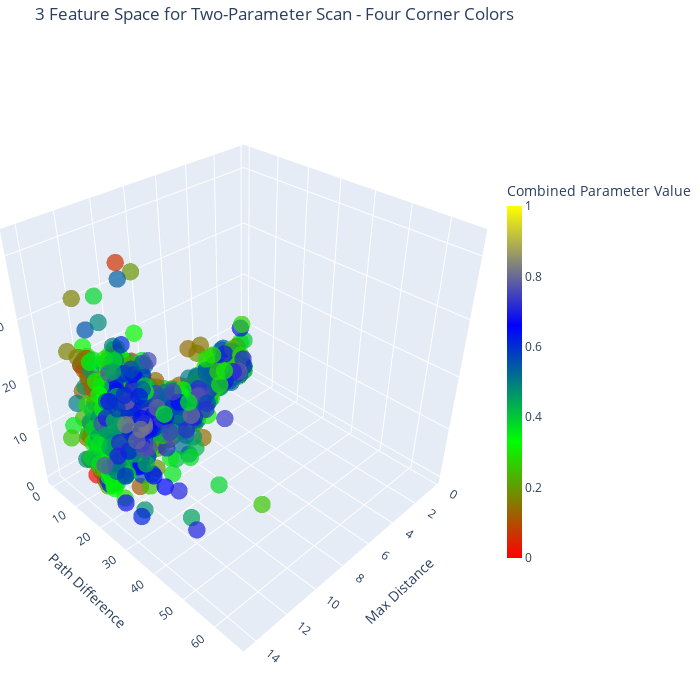

Source (notebook cell):
### Markdown cell above
# Plotly Version

### Code cell
import plotly.graph_objects as go
import plotly.express as px
import numpy as np

# Convert your matplotlib colormap to Plotly
def create_plotly_colorscale(cmap_name='spring', n_colors=256):
    """Convert matplotlib colormap to Plotly colorscale"""
    cmap = plt.get_cmap(cmap_name)
    colorscale = []
    for i in range(n_colors):
        ratio = i / (n_colors - 1)
        rgb = cmap(ratio)
        colorscale.append([ratio, f'rgb({rgb[0]*255:.0f}, {rgb[1]*255:.0f}, {rgb[2]*255:.0f})'])
    return colorscale

# Create custom four-corner colorscale for Plotly
def create_four_corner_colorscale():
    """Create the same four-corner colorscale in Plotly"""
    return [
        [0.0, 'rgb(255, 0, 0)'],    # Red
        [0.33, 'rgb(0, 255, 0)'],   # Green
        [0.66, 'rgb(0, 0, 255)'],   # Blue
        [1.0, 'rgb(255, 255, 0)']   # Yellow
    ]

# Create the interactive Plotly figure
fig = go.Figure(data=[go.Scatter3d(
    x=measures_array[mask, 0],      # Max Distance
    y=measures_array[mask, 1],      # Path Difference
    z=measures_array[mask, 2],      # Shape Difference
    mode='markers',
    marker=dict(
        size=6,
        color=color_values,      # Combined Parameter Value
        colorscale=create_four_corner_colorscale(),  # Your custom colormap
        opacity=0.7,
        colorbar=dict(
            title='Combined Parameter Value',
            thickness=15,
            len=0.6
        )
    ),
    hovertemplate=(
        "<b>Max Distance:</b> %{x:.3f}<br>" +
        "<b>Path Difference:</b> %{y:.3f}<br>" +
        "<b>Shape Difference:</b> %{z:.3f}<br>" +
        "<b>Param Value:</b> %{marker.color:.3f}<br>" +
        "<extra></extra>"
    )
)])

# Update layout for better appearance
fig.update_layout(
    title='3 Feature Space for Two-Parameter Scan - Four Corner Colors',
    scene=dict(
        xaxis_title='Max Distance',
        yaxis_title='Path Difference',
        zaxis_title='Shape Difference',
        camera=dict(
            eye=dict(x=1.5, y=1.5, z=1.5)  # Initial camera position
        )
    ),
    width=700,
    height=700,
    margin=dict(l=0, r=0, b=0, t=40)
)

fig.show()

### Figure 1 — Plotly figure (JSON) as saved in the notebook; plotly's stock layout.template omitted (floating-point values rounded to 4 significant figures; data arrays with more than 128 entries replaced by an {"elided": "..."} marker saying what was removed)
{"data": [{"hovertemplate": "<b>Max Distance:</b> %{x:.3f}<br><b>Path Difference:</b> %{y:.3f}<br><b>Shape Difference:</b> %{z:.3f}<br><b>Param Value:</b> %{marker.color:.3f}<br><extra></extra>", "marker": {"color": {"elided": "1600 float values"}, "colorbar": {"len": 0.6, "thickness": 15, "title": {"text": "Combined Parameter Value"}}, "colorscale": [[0, "rgb(255, 0, 0)"], [0.33, "rgb(0, 255, 0)"], [0.66, "rgb(0, 0, 255)"], [1, "rgb(255, 255, 0)"]], "opacity": 0.7, "size": 6}, "mode": "markers", "type": "scatter3d", "x": {"elided": "1082 float values"}, "y": {"elided": "1082 float values"}, "z": {"elided": "1082 float values"}}], "layout": {"height": 700, "margin": {"b": 0, "l": 0, "r": 0, "t": 40}, "scene": {"camera": {"eye": {"x": 1.5, "y": 1.5, "z": 1.5}}, "xaxis": {"title": {"text": "Max Distance"}}, "yaxis": {"title": {"text": "Path Difference"}}, "zaxis": {"title": {"text": "Shape Difference"}}}, "title": {"text": "3 Feature Space for Two-Parameter Scan - Four Corner Colors"}, "width": 700}}
